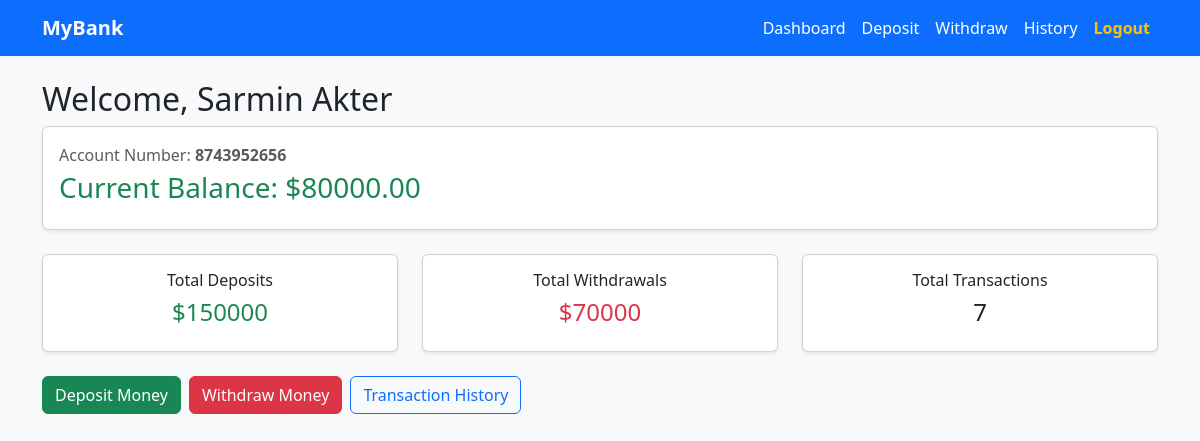
Screenshot of / (signed in) with the database file from the repository.
### accounts/models.py (models this page shows, shortened)
class BankAccount(models.Model):
    user = models.OneToOneField(User, on_delete=models.CASCADE, related_name='account')
    account_holder_name = models.CharField(max_length=100)
    account_number = models.CharField(max_length=12, unique=True)
    balance = models.DecimalField(max_digits=12, decimal_places=2, default=0.00)

### accounts/views.py (the view)
# urls.py: path('', views.dashboard_view, name='dashboard'),
@login_required
def dashboard_view(request):
    try:
        account = request.user.account
    except BankAccount.DoesNotExist:
        account = BankAccount.objects.create(
            user=request.user,
            account_holder_name=request.user.get_full_name() or request.user.username,
            account_number="10000" + str(request.user.id),
            balance=0.0
        )
    transactions = account.transactions.all()
    total_deposits = transactions.filter(transaction_type='DEPOSIT').aggregate(Sum('amount'))['amount__sum'] or 0
    total_withdrawals = transactions.filter(transaction_type='WITHDRAWAL').aggregate(Sum('amount'))['amount__sum'] or 0
    context = {
        'account': account,
        'total_deposits': total_deposits,
        'total_withdrawals': total_withdrawals,
        'total_transactions': transactions.count()
    }
    return render(request, 'accounts/dashboard.html', context)

### accounts/templates/accounts/dashboard.html
{% extends 'accounts/base.html' %}
{% block content %}
<h2>Welcome, {{ account.account_holder_name }}</h2>
<div class="card p-3 mb-4 shadow-sm">
    <p class="text-muted mb-1">Account Number: <strong>{{ account.account_number }}</strong></p>
    <h3 class="text-success">Current Balance: ${{ account.balance }}</h3>
</div>
<div class="row text-center mb-4">
    <div class="col-md-4">
        <div class="card p-3 shadow-sm">
            <h6>Total Deposits</h6>
            <h4 class="text-success">${{ total_deposits }}</h4>
        </div>
    </div>
    <div class="col-md-4">
        <div class="card p-3 shadow-sm">
            <h6>Total Withdrawals</h6>
            <h4 class="text-danger">${{ total_withdrawals }}</h4>
        </div>
    </div>
    <div class="col-md-4">
        <div class="card p-3 shadow-sm">
            <h6>Total Transactions</h6>
            <h4>{{ total_transactions }}</h4>
        </div>
    </div>
</div>
<div class="d-flex gap-2">
    <a href="{% url 'deposit' %}" class="btn btn-success">Deposit Money</a>
    <a href="{% url 'withdraw' %}" class="btn btn-danger">Withdraw Money</a>
    <a href="{% url 'transactions' %}" class="btn btn-outline-primary">Transaction History</a>
</div>
{% endblock %}

### rows the page displays
BankAccount: account_holder_name "Sarmin Akter", account_number "8743952656", balance "80000.00"

### other values shown
{{ total_deposits }} "150000"
{{ total_withdrawals }} "70000"
{{ total_transactions }} "7"
